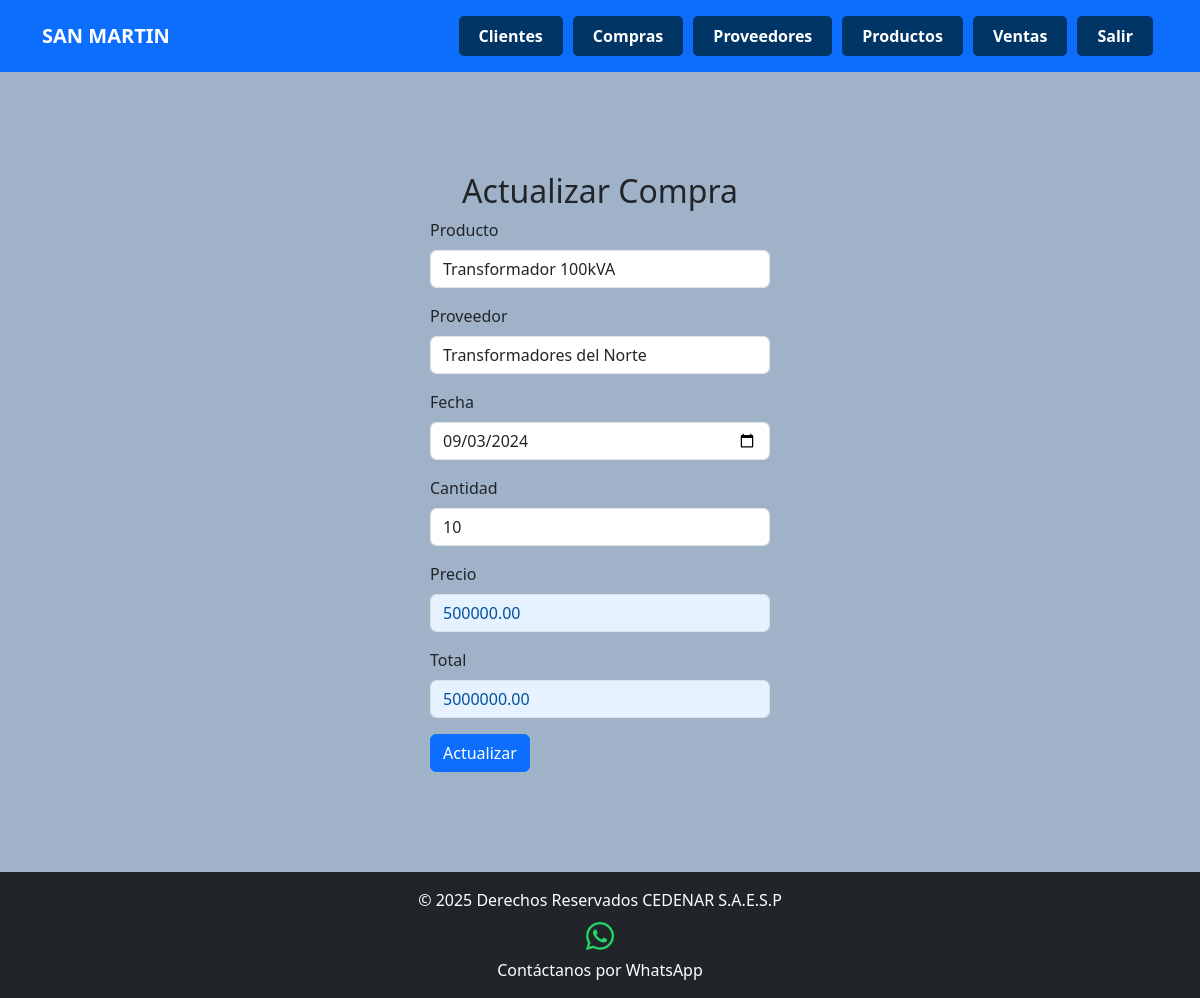
Page /templates/actualizarCompras.php?id=1 (signed in) on the committed database.
### tables this page shows
CREATE TABLE `productos` (

  `ID` int NOT NULL AUTO_INCREMENT,

  `Nombre` varchar(100) DEFAULT NULL,

  `Descripcion` varchar(255) DEFAULT NULL,

  `Precio` decimal(10,2) DEFAULT NULL,

  `Stock` int DEFAULT NULL,

  `Categoria` varchar(50) DEFAULT NULL,

  `Especificaciones` text DEFAULT NULL,

  `GarantiaMeses` int DEFAULT NULL,

  `UsuarioID` int DEFAULT NULL,

  PRIMARY KEY (`ID`),

  FOREIGN KEY (`UsuarioID`) REFERENCES `usuario` (`ID`)

);

CREATE TABLE `proveedor` (

  `ID` int NOT NULL AUTO_INCREMENT,

  `Nombre` varchar(100) DEFAULT NULL,

  `Direccion` varchar(255) DEFAULT NULL,

  `Telefono` varchar(20) DEFAULT NULL,

  `TipoProducto` varchar(100) DEFAULT NULL,

  `TiempoEntrega` int DEFAULT NULL,

  `UsuarioID` int DEFAULT NULL,

  PRIMARY KEY (`ID`),

  FOREIGN KEY (`UsuarioID`) REFERENCES `usuario` (`ID`)

);

CREATE TABLE `compras` (

  `ID` int NOT NULL AUTO_INCREMENT,

  `Fecha` date DEFAULT NULL,

  `Total` decimal(10,2) DEFAULT NULL,

  `Cantidad` int DEFAULT NULL,

  `Precio` decimal(10,2) DEFAULT NULL,

  `ProductoID` int DEFAULT NULL,

  `UsuarioID` int DEFAULT NULL,

  `ProveedorID` int DEFAULT NULL,

  `GarantiaFecha` date DEFAULT NULL,

  PRIMARY KEY (`ID`),

  FOREIGN KEY (`ProductoID`) REFERENCES `productos` (`ID`),

  FOREIGN KEY (`UsuarioID`) REFERENCES `usuario` (`ID`),

  FOREIGN KEY (`ProveedorID`) REFERENCES `proveedor` (`ID`)

);

### models/Conexion.php (called while the page is built, shortened)
<?php
class Conexion {
    private $host = 'localhost:3307';
    private $usuario = 'root';
    private $contrasena = '';
    private $base_de_datos = 'SubestacionSanmartin';
    private $conn;
    public function __construct() {
        $this->conn = new mysqli($this->host, $this->usuario, $this->contrasena, $this->base_de_datos);
    }
    public function getConexion() {
        return $this->conn;
    }
}
?>

### controllers/compraController.php (called while the page is built, shortened)
<?php
require_once '../models/compras.php';
require_once '../models/conexion.php';
class CompraController {
    private $db;
    public function __construct() {
        $conexion = new Conexion();
        $this->db = $conexion->getConexion();
    }
    public function obtenerCompraPorID($ID, $UsuarioID) {
        $sql = "SELECT * FROM compras WHERE ID = ? AND UsuarioID = ?";
        $stmt = $this->db->prepare($sql);
        $stmt->bind_param('is', $ID, $UsuarioID);
        $stmt->execute();
        $resultado = $stmt->get_result()->fetch_assoc();
        if ($resultado) {
            return new Compra($resultado['ID'], $resultado['Fecha'], $resultado['Total'], $resultado['Cantidad'], $resultado['Precio'], $resultado['ProductoID'], $resultado['UsuarioID'], $resultado['ProveedorID']);
        }
        return null;
    }
}
?>

### controllers/productoController.php (called while the page is built, shortened)
<?php
require_once '../models/producto.php';
require_once '../models/conexion.php';
class ProductoController {
    private $db;
    public function __construct() {
        $conexion = new Conexion();
        $this->db = $conexion->getConexion();
    }
    public function obtenerTodosLosProductosPorID($usuario_id) {
        $sql = "SELECT * FROM productos WHERE UsuarioID = ?";
        $stmt = $this->db->prepare($sql);
        $stmt->bind_param('s', $usuario_id);
        $stmt->execute();
        $resultado = $stmt->get_result();
        $productos = [];
        while ($row = $resultado->fetch_assoc()) {
            $productos[] = new Producto($row['ID'], $row['Nombre'], $row['Descripcion'], $row['Precio'], $row['Stock']);
        }
        return $productos;
    }
}
?>

### models/producto.php (called while the page is built, shortened)
<?php
class Producto {
    private $Nombre;
    public function __construct($ID, $Nombre, $Descripcion, $Precio, $Stock) {
        $this->Nombre = $Nombre;
    }
    public function getNombre() {
        return $this->Nombre;
    }
}
?>

### controllers/proveedorController.php (called while the page is built, shortened)
<?php
require_once '../models/proveedor.php';
require_once '../models/conexion.php';
class ProveedorController {
    private $db;
    public function __construct() {
        $conexion = new Conexion();
        $this->db = $conexion->getConexion();
    }
    public function obtenerTodosLosProveedoresPorID($usuario_id) {
        $sql = "SELECT * FROM proveedor WHERE UsuarioID = ?";
        $stmt = $this->db->prepare($sql);
        $stmt->bind_param('s', $usuario_id);
        $stmt->execute();
        $resultado = $stmt->get_result();
        $proveedores = [];
        while ($row = $resultado->fetch_assoc()) {
            $proveedores[] = new Proveedor($row['ID'], $row['Nombre'], $row['Direccion'], $row['Telefono'], $row['UsuarioID']);
        }
        return $proveedores;
    }
}

### models/proveedor.php (called while the page is built, shortened)
<?php
class Proveedor {
    private $Nombre;
    public function __construct($ID, $Nombre, $Direccion, $Telefono, $UsuarioID) {
        $this->Nombre = $Nombre;
    }
    public function getNombre() {
        return $this->Nombre;
    }
}

### models/compras.php (called while the page is built, shortened)
<?php
class Compra {
    private $fecha;
    private $total;
    private $cantidad;
    private $precio;
    public function __construct($id, $fecha, $total, $cantidad, $precio, $productoID, $usuarioID, $proveedorID) {
        $this->fecha = $fecha;
        $this->total = $total;
        $this->cantidad = $cantidad;
        $this->precio = $precio;
    }
    public function getFecha() {
        return $this->fecha;
    }
    public function getTotal() {
        return $this->total;
    }
    public function getCantidad() {
        return $this->cantidad;
    }
    public function getPrecio() {
        return $this->precio;
    }
}
?>

### templates/actualizarCompras.php (the view, shortened to what this page needs)
<?php
require_once '../includes/headerLogin.php';
require_once '../controllers/compraController.php';
require_once '../controllers/productoController.php';
require_once '../controllers/proveedorController.php';
$usuario_id = $_SESSION['usuario_id'];
if (isset($_GET['id']) && is_numeric($_GET['id'])) {
    $id = (int)$_GET['id'];
    $compraController = new CompraController();
    $compra = $compraController->obtenerCompraPorID($id, $usuario_id);
    if ($compra) {
        $productoController = new ProductoController();
        $proveedorController = new ProveedorController();
        $productos = $productoController->obtenerTodosLosProductosPorID($usuario_id);
        $proveedores = $proveedorController->obtenerTodosLosProveedoresPorID($usuario_id);
        $productoNombre = '';
        foreach ($productos as $producto) {
            if ($producto->getID() == $compra->getProductoID()) {
                $productoNombre = $producto->getNombre();
                break;
            }
        }
        ?>
        <div class="container d-flex justify-content-center align-items-center" style="min-height: 100vh;">
            <form class="col-4 p-3" action="../controllers/compraHandler.php" method="POST">
                <h2 class="text-center" id="titulo">Actualizar Compra</h2>
                <div class="mb-3">
                    <label for="producto_id" class="form-label">Producto</label>
                    <input type="text" class="form-control" name="producto_name" id="producto_id" list="productos" value="<?php echo htmlspecialchars($productoNombre); ?>" onchange="actualizarPrecioYTotal()" required>
                </div>
                    <div class="mb-3">
                        <label for="proveedor_id" class="form-label">Proveedor</label>
                        <input type="text" class="form-control" name="proveedor_name" id="proveedor_id" list="proveedores" value="<?php
                                $proveedorNombre = '';
                                foreach ($proveedores as $proveedor) {
                                    if ($proveedor->getID() == $compra->getProveedorID()) {
                                        $proveedorNombre = $proveedor->getNombre();
                                        break;
                                    }
                                }
                                echo htmlspecialchars($proveedorNombre);
                            ?>"
                            required>
                    </div>
                <div class="mb-3">
                    <label for="fecha" class="form-label">Fecha</label>
                    <input type="date" class="form-control" name="fecha" value="<?php echo htmlspecialchars($compra->getFecha()); ?>" required>
                </div>
                <div class="mb-3">
                    <label for="cantidad" class="form-label">Cantidad</label>
                    <input type="number" class="form-control" name="cantidad" value="<?php echo htmlspecialchars($compra->getCantidad()); ?>" id="cantidad" required onchange="actualizarTotal()">
                </div>
                <div class="mb-3">
                    <label for="precio" class="form-label">Precio</label>
                    <input type="text" class="form-control readonly-textbox" id="precio" name="precio" value="<?php echo htmlspecialchars($compra->getPrecio()); ?>" readonly>
                </div>
                <div class="mb-3">
                    <label for="total" class="form-label">Total</label>
                    <input type="number" class="form-control readonly-textbox"name="total" id="total" value="<?php echo htmlspecialchars($compra->getTotal()); ?>" readonly>
                </div>
                <button type="submit" class="btn btn-primary" name="BtnActualizar" value="OK">Actualizar</button>
            </form>
        </div>
<?php
    } else {
        echo "Compra no encontrada.";
    }
} else {
    echo "ID de compra no proporcionado.";
}
?>
<?php
require_once '../includes/footer.php';
?>

### styles.css (style rules this page uses)
html, body { height: 100%; }
body { display: flex; flex-direction: column; }
.fondo { background-color: #b3daff; }
.readonly-textbox { background-color: #e6f2ff; color: #00509e; cursor: not-allowed; user-select: none; }

### includes/headerLogin.php (style rules this page uses)
.fondo { background-color: #A0B2C8; min-height: 100vh; }

### rows in the picture
productos: producto_name "Transformador 100kVA"
proveedor: proveedor_name "Transformadores del Norte"
compras: fecha "09/03/2024", cantidad "10", precio "500000.00", total "5000000.00"
